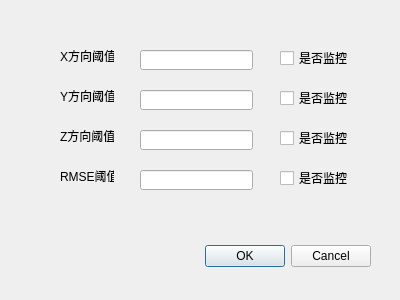
<?xml version="1.0" encoding="UTF-8"?>
<ui version="4.0">
 <class>Dialog</class>
 <widget class="QDialog" name="Dialog">
  <property name="geometry">
   <rect>
    <x>0</x>
    <y>0</y>
    <width>400</width>
    <height>300</height>
   </rect>
  </property>
  <property name="windowTitle">
   <string>设置阈值-标准模式</string>
  </property>
  <widget class="QDialogButtonBox" name="buttonBox">
   <property name="geometry">
    <rect>
     <x>30</x>
     <y>240</y>
     <width>341</width>
     <height>32</height>
    </rect>
   </property>
   <property name="orientation">
    <enum>Qt::Horizontal</enum>
   </property>
   <property name="standardButtons">
    <set>QDialogButtonBox::Cancel|QDialogButtonBox::Ok</set>
   </property>
  </widget>
  <widget class="QLabel" name="label">
   <property name="geometry">
    <rect>
     <x>60</x>
     <y>50</y>
     <width>54</width>
     <height>12</height>
    </rect>
   </property>
   <property name="text">
    <string>X方向阈值</string>
   </property>
  </widget>
  <widget class="QLineEdit" name="lineEdit_x">
   <property name="geometry">
    <rect>
     <x>140</x>
     <y>50</y>
     <width>113</width>
     <height>20</height>
    </rect>
   </property>
  </widget>
  <widget class="QCheckBox" name="checkBox_x">
   <property name="geometry">
    <rect>
     <x>280</x>
     <y>50</y>
     <width>71</width>
     <height>16</height>
    </rect>
   </property>
   <property name="text">
    <string>是否监控</string>
   </property>
  </widget>
  <widget class="QLineEdit" name="lineEdit_y">
   <property name="geometry">
    <rect>
     <x>140</x>
     <y>90</y>
     <width>113</width>
     <height>20</height>
    </rect>
   </property>
  </widget>
  <widget class="QLabel" name="label_2">
   <property name="geometry">
    <rect>
     <x>60</x>
     <y>90</y>
     <width>54</width>
     <height>12</height>
    </rect>
   </property>
   <property name="text">
    <string>Y方向阈值</string>
   </property>
  </widget>
  <widget class="QCheckBox" name="checkBox_y">
   <property name="geometry">
    <rect>
     <x>280</x>
     <y>90</y>
     <width>71</width>
     <height>16</height>
    </rect>
   </property>
   <property name="text">
    <string>是否监控</string>
   </property>
  </widget>
  <widget class="QLineEdit" name="lineEdit_z">
   <property name="geometry">
    <rect>
     <x>140</x>
     <y>130</y>
     <width>113</width>
     <height>20</height>
    </rect>
   </property>
  </widget>
  <widget class="QLabel" name="label_3">
   <property name="geometry">
    <rect>
     <x>60</x>
     <y>130</y>
     <width>54</width>
     <height>12</height>
    </rect>
   </property>
   <property name="text">
    <string>Z方向阈值</string>
   </property>
  </widget>
  <widget class="QCheckBox" name="checkBox_z">
   <property name="geometry">
    <rect>
     <x>280</x>
     <y>130</y>
     <width>71</width>
     <height>16</height>
    </rect>
   </property>
   <property name="text">
    <string>是否监控</string>
   </property>
  </widget>
  <widget class="QLineEdit" name="lineEdit_r">
   <property name="geometry">
    <rect>
     <x>140</x>
     <y>170</y>
     <width>113</width>
     <height>20</height>
    </rect>
   </property>
  </widget>
  <widget class="QLabel" name="label_4">
   <property name="geometry">
    <rect>
     <x>60</x>
     <y>170</y>
     <width>54</width>
     <height>12</height>
    </rect>
   </property>
   <property name="text">
    <string>RMSE阈值</string>
   </property>
  </widget>
  <widget class="QCheckBox" name="checkBox_r">
   <property name="geometry">
    <rect>
     <x>280</x>
     <y>170</y>
     <width>71</width>
     <height>16</height>
    </rect>
   </property>
   <property name="text">
    <string>是否监控</string>
   </property>
  </widget>
 </widget>
 <resources/>
 <connections>
  <connection>
   <sender>buttonBox</sender>
   <signal>accepted()</signal>
   <receiver>Dialog</receiver>
   <slot>accept()</slot>
   <hints>
    <hint type="sourcelabel">
     <x>248</x>
     <y>254</y>
    </hint>
    <hint type="destinationlabel">
     <x>157</x>
     <y>274</y>
    </hint>
   </hints>
  </connection>
  <connection>
   <sender>buttonBox</sender>
   <signal>rejected()</signal>
   <receiver>Dialog</receiver>
   <slot>reject()</slot>
   <hints>
    <hint type="sourcelabel">
     <x>316</x>
     <y>260</y>
    </hint>
    <hint type="destinationlabel">
     <x>286</x>
     <y>274</y>
    </hint>
   </hints>
  </connection>
 </connections>
</ui>
